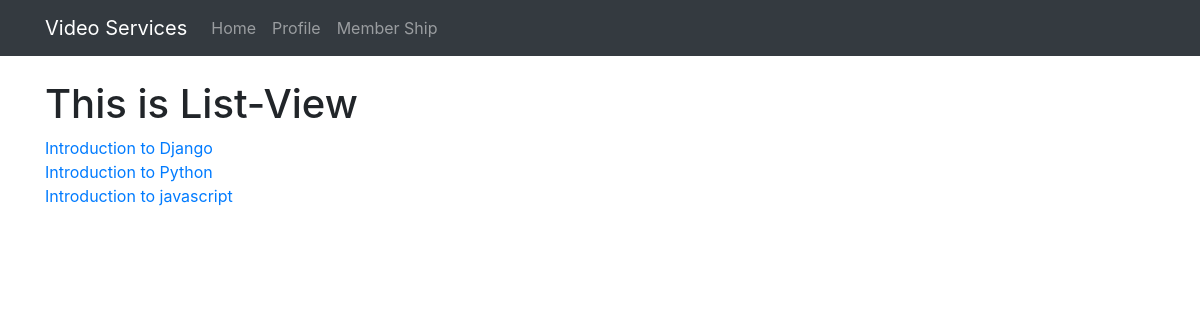
The page / on the database its author committed.
### courses/models.py (models this page shows, shortened)
class Courses(models.Model):
    slug = models.SlugField()
    title = models.CharField(max_length=120)
    description = models.TextField()
    allowed_membership = models.ManyToManyField(Membership)
    def __str__(self):
        return self.title
    def get_absolute_url(self):
        return reverse("courses:detail", kwargs={"slug": self.slug})

### courses/views.py (the view)
# urls.py: path('', CourseListView.as_view(), name='list'),
class CourseListView(ListView):
    queryset = Courses.objects.all()
    template_name = "courses/list.html"
    def get_context_data(self, *args, **kwargs):
        context = super(CourseListView, self).get_context_data(*args, **kwargs)
        return context

### courses/templates/courses/list.html
{% extends 'base.html' %}
{% block content %}
    <h1>This is List-View</h1>
    {% for obj in object_list %}
    <a href="{{ obj.get_absolute_url }}" >{{obj}}</a><br>
    {% endfor %}
{% endblock %}

### rows shown on the page
Courses: title "Introduction to Django"
Courses: title "Introduction to Python"
Courses: title "Introduction to javascript"
